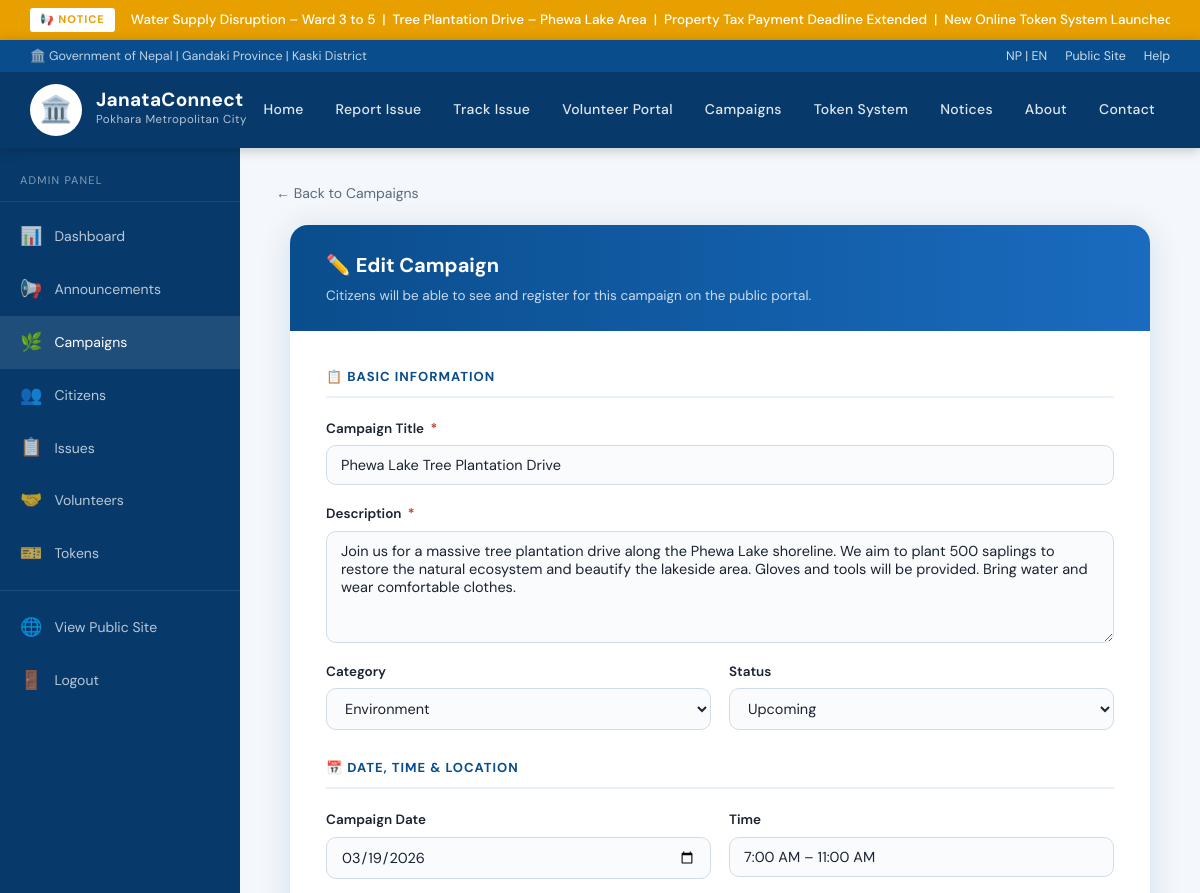
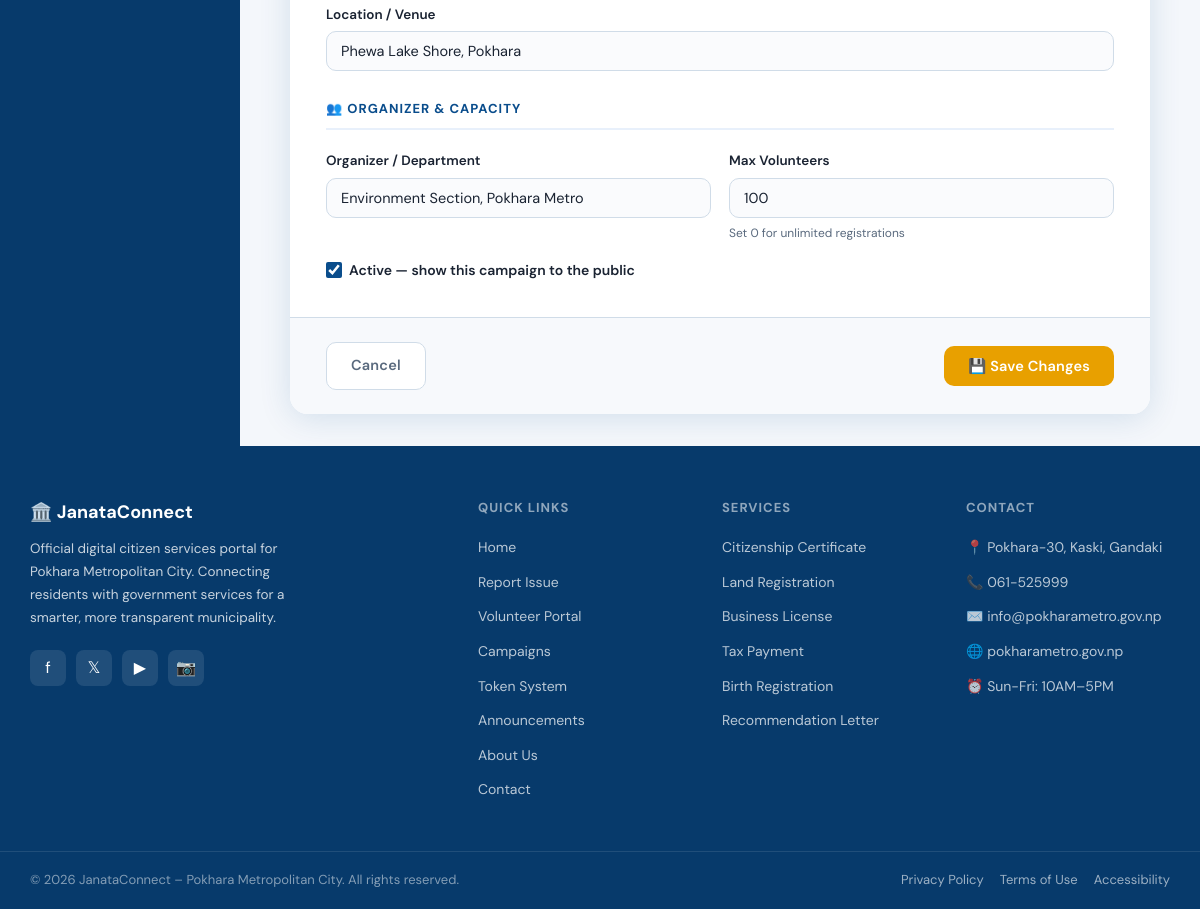
/admin/campaign_form.php?id=1 (signed in), run on the app's committed database (2 pictures, top to bottom).
### tables this page shows
CREATE TABLE IF NOT EXISTS campaigns (
    id INT AUTO_INCREMENT PRIMARY KEY,
    title VARCHAR(250) NOT NULL,
    description TEXT NOT NULL,
    location VARCHAR(300),
    campaign_date DATE,
    campaign_time VARCHAR(60),
    organizer VARCHAR(150),
    max_volunteers INT DEFAULT 0,
    image VARCHAR(300),
    category VARCHAR(80),
    status ENUM('Upcoming','Ongoing','Completed','Cancelled') DEFAULT 'Upcoming',
    is_active TINYINT(1) DEFAULT 1,
    created_at TIMESTAMP DEFAULT CURRENT_TIMESTAMP
);

### admin/campaign_form.php (the view, shortened to what this page needs)
<?php
$conn = getDB();
$id = (int)($_GET['id'] ?? 0);
$editing = false;
$data = [
    'title'=>'','description'=>'','location'=>'','campaign_date'=>'',
    'campaign_time'=>'','organizer'=>'','max_volunteers'=>0,
    'category'=>'Environment','status'=>'Upcoming','is_active'=>1
];
if ($id) {
    $res = $conn->query("SELECT * FROM campaigns WHERE id=$id LIMIT 1");
    if ($res && $res->num_rows) { $data = $res->fetch_assoc(); $editing = true; }
}
?>
<!DOCTYPE html>
<html lang="en">
<head>
  <link rel="stylesheet" href="../css/style.css">
</head>
<body>
<?php include '../includes/header.php'; ?>
<div class="admin-layout">
  <?php include 'sidebar.php'; ?>
  <main class="admin-main">
    <div style="margin-bottom:20px;">
      <a href="campaigns.php" style="color:#5a6a7e;text-decoration:none;font-size:14px;">← Back to Campaigns</a>
    </div>
    <div class="form-card" style="max-width:860px;">
      <div class="form-card-header">
        <h2><?= $editing ? '✏️ Edit Campaign' : '🌿 Create New Campaign' ?></h2>
        <p>Citizens will be able to see and register for this campaign on the public portal.</p>
      </div>
      <div class="form-body">
        <form method="POST">
          <div class="form-section-title">📋 Basic Information</div>
          <div class="form-grid">
            <div class="form-group full">
              <label>Campaign Title <span class="req">*</span></label>
              <input type="text" name="title" placeholder="e.g. Phewa Lake Tree Plantation Drive" required
                     value="<?= htmlspecialchars($data['title']) ?>">
            </div>
            <div class="form-group full">
              <label>Description <span class="req">*</span></label>
              <textarea name="description" rows="5" required
                        placeholder="Describe the campaign — what volunteers will do, what to bring, goals..."><?= htmlspecialchars($data['description']) ?></textarea>
            </div>
            <div class="form-group">
              <label>Category</label>
              <select name="category">
                <?php foreach (['Environment','Sanitation','Health','Disaster Relief','Education','Infrastructure','Social Work','Other'] as $cat): ?>
                <option <?= ($data['category']==$cat) ? 'selected' : '' ?>><?= $cat ?></option>
                <?php endforeach; ?>
              </select>
            </div>
            <div class="form-group">
              <label>Status</label>
              <select name="status">
                <?php foreach (['Upcoming','Ongoing','Completed','Cancelled'] as $s): ?>
                <option <?= ($data['status']==$s) ? 'selected' : '' ?>><?= $s ?></option>
                <?php endforeach; ?>
              </select>
            </div>
          </div>
          <div class="form-section-title">📅 Date, Time & Location</div>
          <div class="form-grid">
            <div class="form-group">
              <label>Campaign Date</label>
              <input type="date" name="campaign_date" value="<?= htmlspecialchars($data['campaign_date'] ?? '') ?>">
            </div>
            <div class="form-group">
              <label>Time</label>
              <input type="text" name="campaign_time" placeholder="e.g. 7:00 AM – 11:00 AM"
                     value="<?= htmlspecialchars($data['campaign_time']) ?>">
            </div>
            <div class="form-group full">
              <label>Location / Venue</label>
              <input type="text" name="location" placeholder="e.g. Phewa Lake Shore, Ward 6, Pokhara"
                     value="<?= htmlspecialchars($data['location']) ?>">
            </div>
          </div>
          <div class="form-section-title">👥 Organizer & Capacity</div>
          <div class="form-grid">
            <div class="form-group">
              <label>Organizer / Department</label>
              <input type="text" name="organizer" placeholder="e.g. Environment Section, Pokhara Metro"
                     value="<?= htmlspecialchars($data['organizer']) ?>">
            </div>
            <div class="form-group">
              <label>Max Volunteers</label>
              <input type="number" name="max_volunteers" min="0" placeholder="0 = unlimited"
                     value="<?= (int)($data['max_volunteers'] ?? 0) ?>">
              <small style="color:#5a6a7e;font-size:12px;">Set 0 for unlimited registrations</small>
            </div>
          </div>
          <div style="margin-top:16px;">
            <label class="checkbox-item">
              <input type="checkbox" name="is_active" <?= ($data['is_active'] ?? 1) ? 'checked' : '' ?>>
              <span style="font-size:14px;">Active — show this campaign to the public</span>
            </label>
          </div>
        </div>
        <div class="form-footer">
          <a href="campaigns.php" class="btn" style="border:1.5px solid #d0dce8;color:#5a6a7e;background:white;">Cancel</a>
          <button type="submit" class="btn btn-primary">
            <?= $editing ? '💾 Save Changes' : '🌿 Create Campaign' ?>
          </button>
        </div>
      </div>
    </div>
<?php include '../includes/footer.php'; ?>

### css/style.css (style rules this page uses)
:root { --primary: #0a4d8c; --primary-dark: #073a6b; --primary-light: #1a6bbf; --accent: #e8a000; --accent-light: #f5c842; --red: #c0392b; --green: #1a7a4a; --text: #1a2332; --text-muted: #5a6a7e; --bg: #f4f7fb; --bg-white: #ffffff; --border: #d0dce8; --shadow: 0 2px 16px rgba(10,77,140,0.10); --shadow-md: 0 4px 32px rgba(10,77,140,0.14); --radius: 10px; --radius-lg: 18px; --transition: 0.22s ease; }
*, *::before, *::after { box-sizing: border-box; margin: 0; padding: 0; }
html { scroll-behavior: smooth; }
body { font-family: 'DM Sans', 'Mukta', sans-serif; background: var(--bg); color: var(--text); line-height: 1.6; min-height: 100vh; }
.btn { display: inline-flex; align-items: center; gap: 8px; padding: 11px 24px; border-radius: var(--radius); font-size: 14.5px; font-weight: 600; text-decoration: none; border: none; cursor: pointer; transition: var(--transition); letter-spacing: 0.2px; font-family: inherit; }
.btn-primary { background: var(--accent); color: white; }
.form-card { background: white; border-radius: var(--radius-lg); box-shadow: var(--shadow-md); overflow: hidden; max-width: 860px; margin: 0 auto; }
.form-card-header { background: linear-gradient(90deg, var(--primary), var(--primary-light)); padding: 24px 36px; color: white; }
.form-card-header h2 { font-size: 20px; font-weight: 700; }
.form-card-header p { font-size: 13.5px; color: rgba(255,255,255,0.78); margin-top: 4px; }
.form-body { padding: 36px; }
.form-section-title { font-size: 13px; font-weight: 700; text-transform: uppercase; letter-spacing: 1px; color: var(--primary); border-bottom: 2px solid #e8f0fb; padding-bottom: 8px; margin: 28px 0 20px; }
.form-section-title:first-child { margin-top: 0; }
.form-grid { display: grid; grid-template-columns: 1fr 1fr; gap: 18px; }
.form-group { display: flex; flex-direction: column; gap: 6px; }
.form-group.full { grid-column: 1 / -1; }
label { font-size: 13.5px; font-weight: 600; color: var(--text); }
label .req { color: var(--red); margin-left: 3px; }
input, select, textarea { padding: 10px 14px; border: 1.5px solid var(--border); border-radius: var(--radius); font-size: 14.5px; font-family: inherit; color: var(--text); background: #fafbfd; transition: var(--transition); outline: none; }
textarea { resize: vertical; min-height: 110px; }
.checkbox-item { display: flex; align-items: center; gap: 7px; font-size: 14px; cursor: pointer; }
.checkbox-item input[type="checkbox"], .checkbox-item input[type="radio"] { width: 16px; height: 16px; padding: 0; cursor: pointer; accent-color: var(--primary); }
.form-footer { padding: 24px 36px; background: #f7f9fc; border-top: 1px solid var(--border); display: flex; justify-content: space-between; align-items: center; }
.admin-layout { display: grid; grid-template-columns: 240px 1fr; min-height: calc(100vh - 80px); }
.admin-main { padding: 32px 36px; background: var(--bg); }

### data on the page
campaigns: title "Phewa Lake Tree Plantation Drive", description "Join us for a massive tree plantation drive along the Phewa Lake shoreline. We aim to plant 500 saplings to restore the natural ecosystem and beautify the lakeside area. Gloves and tools will be provided. Bring water and wear comfortable clothes.", category "Environment", status "Upcoming", campaign_date "03/19/2026", campaign_time "7:00 AM – 11:00 AM", location "Phewa Lake Shore, Pokhara", organizer "Environment Section, Pokhara Metro", max_volunteers "100", is_active "☑"

### other printed values
$_ticker_text "Water Supply Disruption – Ward 3 to 5 | Tree Plantation Drive – Phewa Lake Area | Property Tax Payment Deadline Extended | New Online Token System…"
